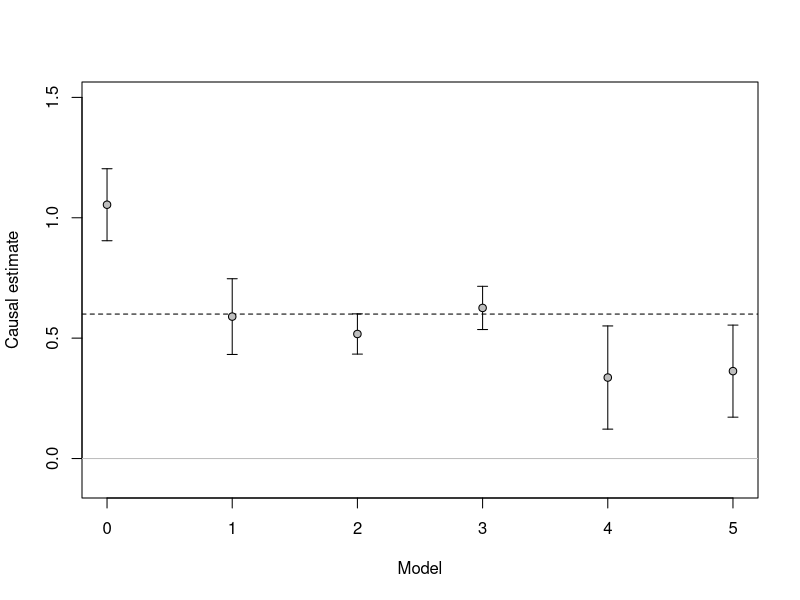

Here is the R script that generated this plot:
# Script1b. Simulating data consistent with a Directed Acyclical Graph(DAG):
# Violent video games (VVG) as exposure and Adult aggression (AGG) as outcome.
# Covariates: Physical activity (PA), Parental support (Support), 
# School problems (SProb), BMI (BMI), Genetic factor (Genetic).
# 
# DAG:
# VVG -> AGG
# VVG -> PA -> AGG
# PA -> BMI
# VVG <- Support -> SProb -> AGG
# SProb <- Genetic -> AGG



## Clear things and set random seed --------------------------------------------
rm(list = ls())
graphics.off()
cat("\014")
set.seed(123)
## -----------------------------------------------------------------------------


## Simulate data ---------------------------------------------------------------
n = 1e3  # Sample size

# Define total causal effect of vvg on agg
dir_ec <- 0.3  # Direct causal effect vvg on agg
bvvg_pa <- -1  # Causal effect vvg on pa
bpa_agg <- -0.3 # Causal effect pa pn agg
ind_ec <- bvvg_pa * bpa_agg  # Indirect causal effect
total_ce <- dir_ec + ind_ec # This is what we want to estimate!

# Exogenous variables
support <- rnorm(n)  # Standardized scores, drawn from the Standard normal distr.
genetic <- rnorm(n)

# Endogenous Variable
vvg <-   rnorm(n) - 0.5 * support
pa <-    rnorm(n) + bvvg_pa * vvg
bmi <-   rnorm(n) + -1.2 * pa
sprob <- rnorm(n) + -0.8 * support  + 0.5 * genetic
agg <-   rnorm(n) + 0.3 * vvg      + bpa_agg * pa   + 1.5 * sprob + 1 * genetic
## -----------------------------------------------------------------------------


## Estimate causal effect ------------------------------------------------------
total_ce  # To be estimated = True effect

adj0 <- lm(agg ~ vvg)  # Bias: Omitted variable bias (= Confounding bias)

adj1 <- lm(agg ~ vvg + support) # No bias

adj2 <- lm(agg ~ vvg + sprob) # Bias: Collider bias

adj3 <- lm(agg ~ vvg + support + sprob) # No bias

adj4 <- lm(agg ~ vvg + pa + support) # Bias: Over-adjustment bias

adj5 <- lm(agg ~ vvg + bmi + support) # Bias: Over-adjustment bias
## -----------------------------------------------------------------------------


## Illustrate causal estimate --------------------------------------------------
# This function add points with confidence interval to an existing plot
add_estimate <- function(model, xpos) {
  # Estimnate fo causal effect
  estimate <- model$coefficients['vvg']
  # It's 95 % CI
  ci <- confint(model)['vvg',]
  
  # Draw CI in plot
  arrows(x0 = xpos, x1 = xpos, y0 = ci[1], y1 = ci[2], 
         length = 0.05, angle = 90, code = 3)
  # Draw point
  points(xpos, estimate, pch = 21, bg = 'grey')
}

# Make plot
plot(0, xlim = c(0, 5), ylim = c(-0.1, 1.5), pch = '', xlab = 'Model', 
     ylab = 'Causal estimate')
# Add line at true causal effect
lines(c(-1, 6), c(total_ce, total_ce), lty = 2)
# Add line at zero causal effect
lines(c(-1, 6), c(0, 0), lty = 1, col = 'grey')

# Use function to add data points and error bars (95 % CIs)
add_estimate(adj0, 0)
add_estimate(adj1, 1)
add_estimate(adj2, 2)
add_estimate(adj3, 3)
add_estimate(adj4, 4)
add_estimate(adj5, 5)
## -----------------------------------------------------------------------------